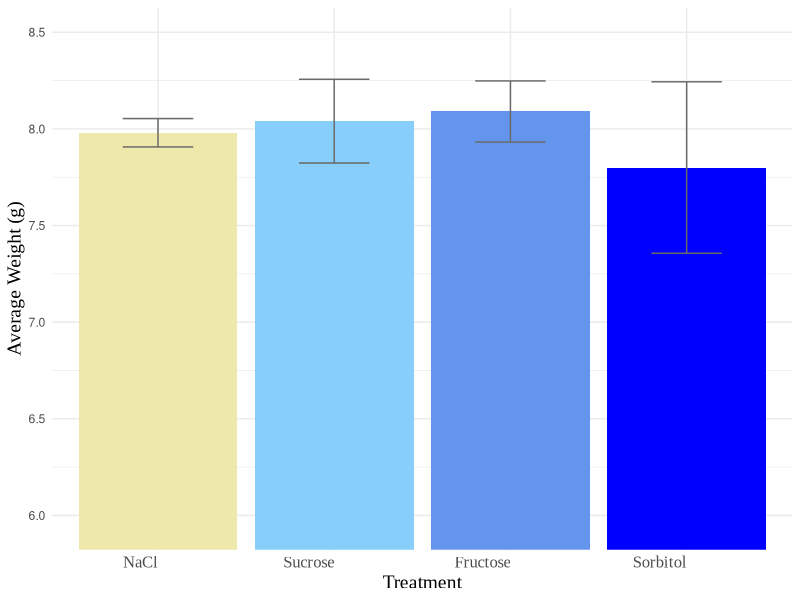

This figure's R source:
library(ggplot2)

# Data frame with treatments
data <- data.frame(
  Treatment = factor(c(1, 2, 3, 4), labels = c("NaCl", "Sucrose", "Fructose", "Sorbitol")),
  Average = c(7.98, 8.04, 8.09, 7.80),
  StandardDeviation = c(0.07338634448, 0.2166846146, 0.1582368127, 0.4436502627)
)

# Plot with named treatments
plot <- ggplot(data, aes(x = Treatment, y = Average, fill = Treatment)) +
  geom_bar(stat = "identity", show.legend = FALSE) +
  geom_errorbar(aes(ymin = Average - StandardDeviation, ymax = Average + StandardDeviation), width = 0.4, color = 'dimgray') +
  theme_minimal() +
  theme(axis.text.x = element_text(hjust = 1, size = 12, family = "Times New Roman"),
        axis.title = element_text(size = 14, family = "Times New Roman")) +
  labs(x = "Treatment", y = "Average Weight (g)") +
  scale_fill_manual(values = c("NaCl" = "palegoldenrod", "Sucrose" = "lightskyblue", "Fructose" = "cornflowerblue", 'Sorbitol' = 'blue')) +
  coord_cartesian(ylim = c(5.95, 8.5))

print(plot)

